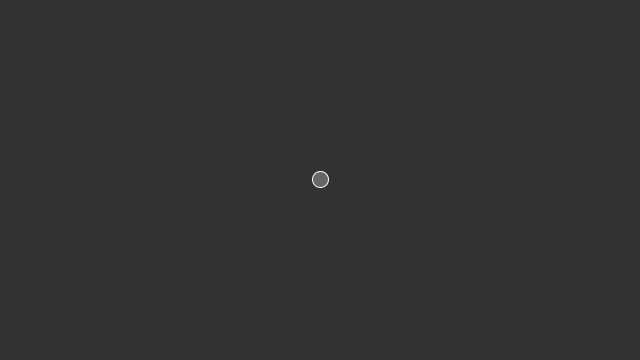
Frame 1 (no input)
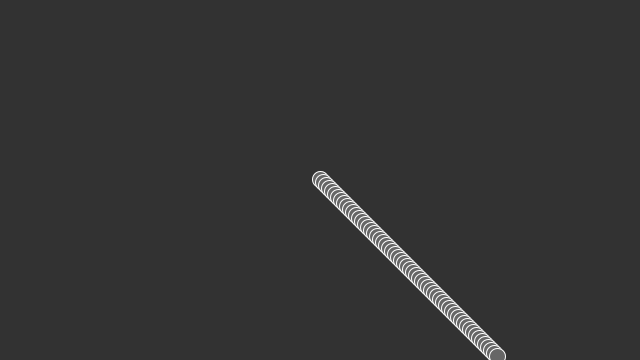
Frame 60 (the mouse pressed at the canvas centre just before this capture)
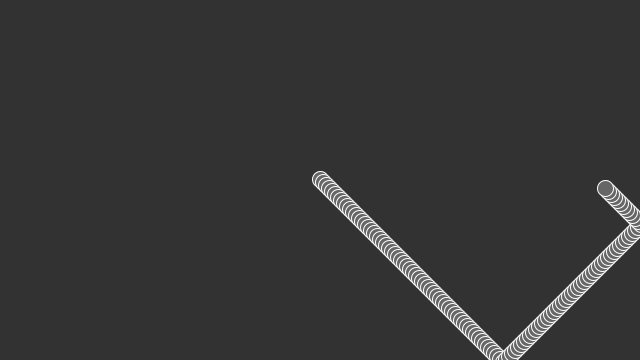
Frame 120 (the mouse held since frame 60 and released just before this capture)

The Processing sketch that drew these frames (run headless with seeded random() and noise(); from frame 60 on, the mouse is pressed at the canvas centre):

// Processing sketch: bounce_ball
// ── bounce_ball.pde
float circleX;
float circleY;
float xspeed = 3;
float yspeed = 3;

void setup(){
  size(640,360);
  circleX = random(318,322);
  circleY = random(178,182);
  ellipse(320,180,16,16);
    background(50);
}

void draw(){


  fill(102);
  stroke(255);
  ellipse(circleX, circleY,16,16);
  
  circleX = circleX + xspeed;
  circleY = circleY + yspeed;
  
  if(circleX > width || circleX < 0){
    xspeed = xspeed * -1;  
  }
  if(circleY > height || circleY <0){
    yspeed = yspeed * -1;  
  }
  
  
}
